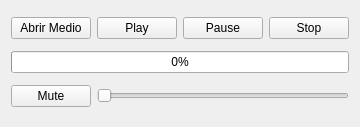
<?xml version="1.0" encoding="UTF-8"?>
<ui version="4.0">
 <class>Widget</class>
 <widget class="QWidget" name="Widget">
  <property name="geometry">
   <rect>
    <x>0</x>
    <y>0</y>
    <width>338</width>
    <height>127</height>
   </rect>
  </property>
  <property name="windowTitle">
   <string>Media Player</string>
  </property>
  <layout class="QVBoxLayout" name="verticalLayout">
   <item>
    <layout class="QHBoxLayout" name="horizontalLayout_2">
     <item>
      <widget class="QPushButton" name="abrirPushButton">
       <property name="text">
        <string>Abrir Medio</string>
       </property>
      </widget>
     </item>
     <item>
      <widget class="QPushButton" name="playPushButton">
       <property name="text">
        <string>Play</string>
       </property>
      </widget>
     </item>
     <item>
      <widget class="QPushButton" name="pausePushButton">
       <property name="text">
        <string>Pause</string>
       </property>
      </widget>
     </item>
     <item>
      <widget class="QPushButton" name="stopPushButton">
       <property name="text">
        <string>Stop</string>
       </property>
      </widget>
     </item>
    </layout>
   </item>
   <item>
    <widget class="QProgressBar" name="avanceProgressBar">
     <property name="value">
      <number>0</number>
     </property>
    </widget>
   </item>
   <item>
    <layout class="QHBoxLayout" name="horizontalLayout">
     <item>
      <widget class="QPushButton" name="mutePushButton">
       <property name="text">
        <string>Mute</string>
       </property>
      </widget>
     </item>
     <item>
      <widget class="QSlider" name="volumenHorizontalSlider">
       <property name="orientation">
        <enum>Qt::Horizontal</enum>
       </property>
      </widget>
     </item>
    </layout>
   </item>
  </layout>
 </widget>
 <resources/>
 <connections/>
</ui>
